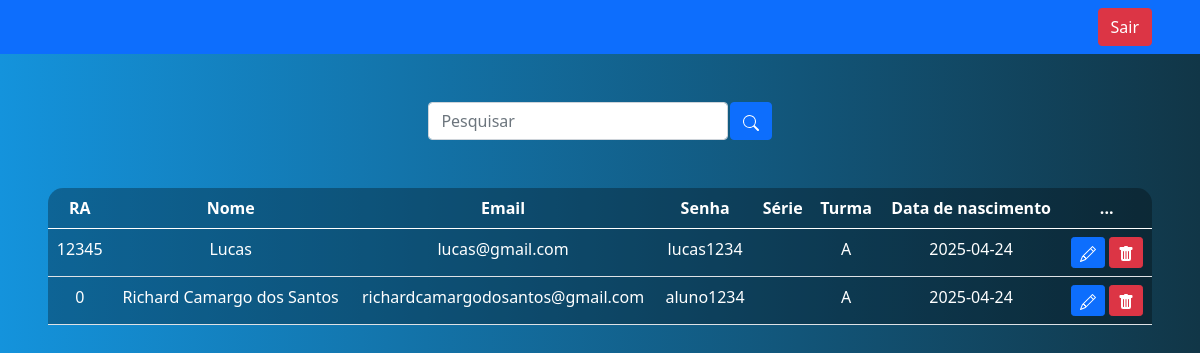
The page /view/cadastrados_alunos.php on the database its author committed.
### tables this page shows
CREATE TABLE `aluno` (
  `ra` int(11) NOT NULL,
  `nome` varchar(255) NOT NULL,
  `email` varchar(255) DEFAULT NULL,
  `senha` varchar(255) DEFAULT NULL,
  `turma` varchar(100) DEFAULT NULL,
  `dataNasc` date DEFAULT NULL,
  `nivelAcesso` varchar(50) DEFAULT 'user',
  `id_inst` int(10) DEFAULT NULL,
  `nome_responsavel` varchar(250) DEFAULT NULL,
  `tell_responsavel` varchar(100) DEFAULT NULL
);

### model/Aluno.class.php (called while the page is built, shortened)
<?php
class Aluno
{
    private $pdo;
    function __construct()
    {
        $dns = "mysql:dbname=leveluptest;host=localhost";
        $dbUser = "root";
        $dbPass = "";
        try {
            $this->pdo = new PDO($dns, $dbUser, $dbPass);
            $this->pdo->setAttribute(PDO::ATTR_ERRMODE, PDO::ERRMODE_EXCEPTION);
            return true;
        } catch (\Throwable $th) {
            echo "Erro de conexão: " . $th->getMessage();
            return false;
        }
    }
    public function listarTodosAlunos()
    {
        $sql = "SELECT * FROM aluno ORDER BY ra DESC";
        $stmt = $this->pdo->prepare($sql);
        $stmt->execute();
        if($stmt->rowCount() > 0){
            return $stmt->fetchAll(PDO::FETCH_ASSOC);
        } else {
            return array();
        }
    }
}

### view/cadastrados_alunos.php (the view, shortened to what this page needs)
<?php
    require '../model/Aluno.class.php';
    $aluno = new Aluno();
    $pdo = $aluno->getPdo();
    if(!empty($_GET['search'])) {
        $data = $_GET['search'];
        $sql = "SELECT * FROM aluno WHERE
        ra LIKE :search
        OR nome     LIKE :search
        OR email    LIKE :search
        OR turma    LIKE :search
        OR serie    LIKE :search
        OR dataNasc LIKE :search
        ORDER BY ra DESC";
        $stmt = $pdo->prepare($sql);
        $param = "%$data%";
        $stmt->bindParam(':search', $param);
        $stmt->execute();
        $result = $stmt->fetchAll(PDO::FETCH_ASSOC);
    } else {
        $result = $aluno->listarTodosAlunos();
    }
?>
<!DOCTYPE html>
<html lang="en">
<head>
    <link href="https://cdn.jsdelivr.net/npm/bootstrap@5.0.2/dist/css/bootstrap.min.css" rel="stylesheet">
</head>
<body>
<nav class="navbar navbar-expand-lg navbar-dark bg-primary">
        <div class="d-flex">
            <a href="sair.php" class="btn btn-danger me-5">Sair</a>
        </div>
    </nav>
    <br>
    <br>
    <div class="box-search">
        <input type="search" class="form-control w-25" placeholder="Pesquisar" id="pesquisar">
        <button class="btn btn-primary" onClick="searchData()">
        <svg xmlns="http://www.w3.org/2000/svg" width="16" height="16" fill="currentColor" class="bi bi-search" viewBox="0 0 16 16">
  <path d="M11.742 10.344a6.5 6.5 0 1 0-1.397 1.398h-.001q.044.06.098.115l3.85 3.85a1 1 0 0 0 1.415-1.414l-3.85-3.85a1 1 0 0 0-.115-.1zM12 6.5a5.5 5.5 0 1 1-11 0 5.5 5.5 0 0 1 11 0"/>
</svg>
        </button>
    </div>
    <div class="m-5">
    <table class="table text-white table-bg">
  <thead>
    <tr>
      <th scope="col">RA</th>
      <th scope="col">Nome</th>
      <th scope="col">Email</th>
      <th scope="col">Senha</th>
      <th scope="col">Série</th>
      <th scope="col">Turma</th>
      <th scope="col">Data de nascimento</th>
      <th scope="col">...</th>
    </tr>
  </thead>
  <tbody>
    <?php
        foreach($result as $user_data) {
            echo "<tr>";
            echo "<td>" .$user_data['ra']."</td>" ;
            echo "<td>" .$user_data['nome']."</td>" ;
            echo "<td>" .$user_data['email']."</td>" ;
            echo "<td>" .$user_data['senha']."</td>" ;
            echo "<td>" .$user_data['serie']."</td>" ;
            echo "<td>" .$user_data['turma']."</td>" ;
            echo "<td>" .$user_data['dataNasc']."</td>" ;
            echo "<td>
             <a class='btn btn-sm btn-primary' href='edit.php?id={$user_data['ra']}'>
             <svg xmlns='http://www.w3.org/2000/svg' width='16' height='16' fill='currentColor' class='bi bi-pencil' viewBox='0 0 16 16'>
            <path d='M12.146.146a.5.5 0 0 1 .708 0l3 3a.5.5 0 0 1 0 .708l-10 10a.5.5 0 0 1-.168.11l-5 2a.5.5 0 0 1-.65-.65l2-5a.5.5 0 0 1 .11-.168zM11.207 2.5 13.5 4.793 14.793 3.5 12.5 1.207zm1.586 3L10.5 3.207 4 9.707V10h.5a.5.5 0 0 1 .5.5v.5h.5a.5.5 0 0 1 .5.5v.5h.293zm-9.761 5.175-.106.106-1.528 3.821 3.821-1.528.106-.106A.5.5 0 0 1 5 12.5V12h-.5a.5.5 0 0 1-.5-.5V11h-.5a.5.5 0 0 1-.468-.325'/>
            </svg>
            </a>
            <a class='btn btn-sm btn-danger' href='delete.php?id={$user_data['ra']}'>
            <svg xmlns='http://www.w3.org/2000/svg' width='16' height='16' fill='currentColor' class='bi bi-trash-fill' viewBox='0 0 16 16'>
            <path d='M2.5 1a1 1 0 0 0-1 1v1a1 1 0 0 0 1 1H3v9a2 2 0 0 0 2 2h6a2 2 0 0 0 2-2V4h.5a1 1 0 0 0 1-1V2a1 1 0 0 0-1-1H10a1 1 0 0 0-1-1H7a1 1 0 0 0-1 1zm3 4a.5.5 0 0 1 .5.5v7a.5.5 0 0 1-1 0v-7a.5.5 0 0 1 .5-.5M8 5a.5.5 0 0 1 .5.5v7a.5.5 0 0 1-1 0v-7A.5.5 0 0 1 8 5m3 .5v7a.5.5 0 0 1-1 0v-7a.5.5 0 0 1 1 0'/>
            </svg>
            </a>
            </td>";
            echo "</tr>";
        }
    ?>
  </tbody>
</table>
    </div>
</body>
</html>

### view/cadastrados_alunos.php (style rules this page uses)
body { background: linear-gradient(to right, rgb(20, 147, 220), rgb(17, 54, 71)); color: white; text-align: center; }
.table-bg { background: rgba(0,0,0,0.3); border-radius: 15px 15px 0 0; }
.box-search { display: flex; justify-content: center; gap: .1%; }

### rows shown on the page
aluno: ra "12345", nome "Lucas", email "lucas@gmail.com", senha "lucas1234", turma "A", dataNasc "2025-04-24"
aluno: ra "0", nome "Richard Camargo dos Santos", email "richardcamargodosantos@gmail.com", senha "aluno1234", turma "A", dataNasc "2025-04-24"
